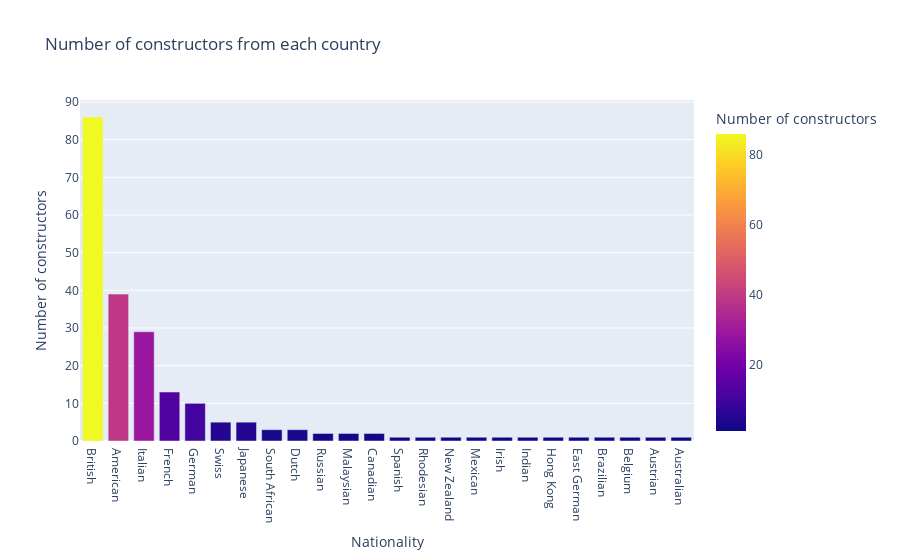

The notebook cell this image was saved under:
### Code cell
px.bar(con_na, x="Nationality", y="Number of constructors", color="Number of constructors", title="Number of constructors from each country")

### Figure 1 — Plotly figure (JSON) as saved in the notebook; plotly's stock layout.template omitted (floating-point values rounded to 4 significant figures)
{"data": [{"alignmentgroup": "True", "hovertemplate": "Nationality=%{x}<br>Number of constructors=%{marker.color}<extra></extra>", "legendgroup": "", "marker": {"color": [86, 39, 29, 13, 10, 5, 5, 3, 3, 2, 2, 2, 1, 1, 1, 1, 1, 1, 1, 1, 1, 1, 1, 1], "coloraxis": "coloraxis", "pattern": {"shape": ""}}, "name": "", "offsetgroup": "", "orientation": "v", "showlegend": false, "textposition": "auto", "type": "bar", "x": ["British", "American", "Italian", "French", "German", "Swiss", "Japanese", "South African", "Dutch", "Russian", "Malaysian", "Canadian", "Spanish", "Rhodesian", "New Zealand", "Mexican", "Irish", "Indian", "Hong Kong", "East German", "Brazilian", "Belgium", "Austrian", "Australian"], "xaxis": "x", "y": [86, 39, 29, 13, 10, 5, 5, 3, 3, 2, 2, 2, 1, 1, 1, 1, 1, 1, 1, 1, 1, 1, 1, 1], "yaxis": "y"}], "layout": {"barmode": "relative", "coloraxis": {"colorbar": {"title": {"text": "Number of constructors"}}, "colorscale": [[0, "#0d0887"], [0.1111, "#46039f"], [0.2222, "#7201a8"], [0.3333, "#9c179e"], [0.4444, "#bd3786"], [0.5556, "#d8576b"], [0.6667, "#ed7953"], [0.7778, "#fb9f3a"], [0.8889, "#fdca26"], [1, "#f0f921"]]}, "legend": {"tracegroupgap": 0}, "title": {"text": "Number of constructors from each country"}, "xaxis": {"anchor": "y", "domain": [0, 1], "title": {"text": "Nationality"}}, "yaxis": {"anchor": "x", "domain": [0, 1], "title": {"text": "Number of constructors"}}}}
